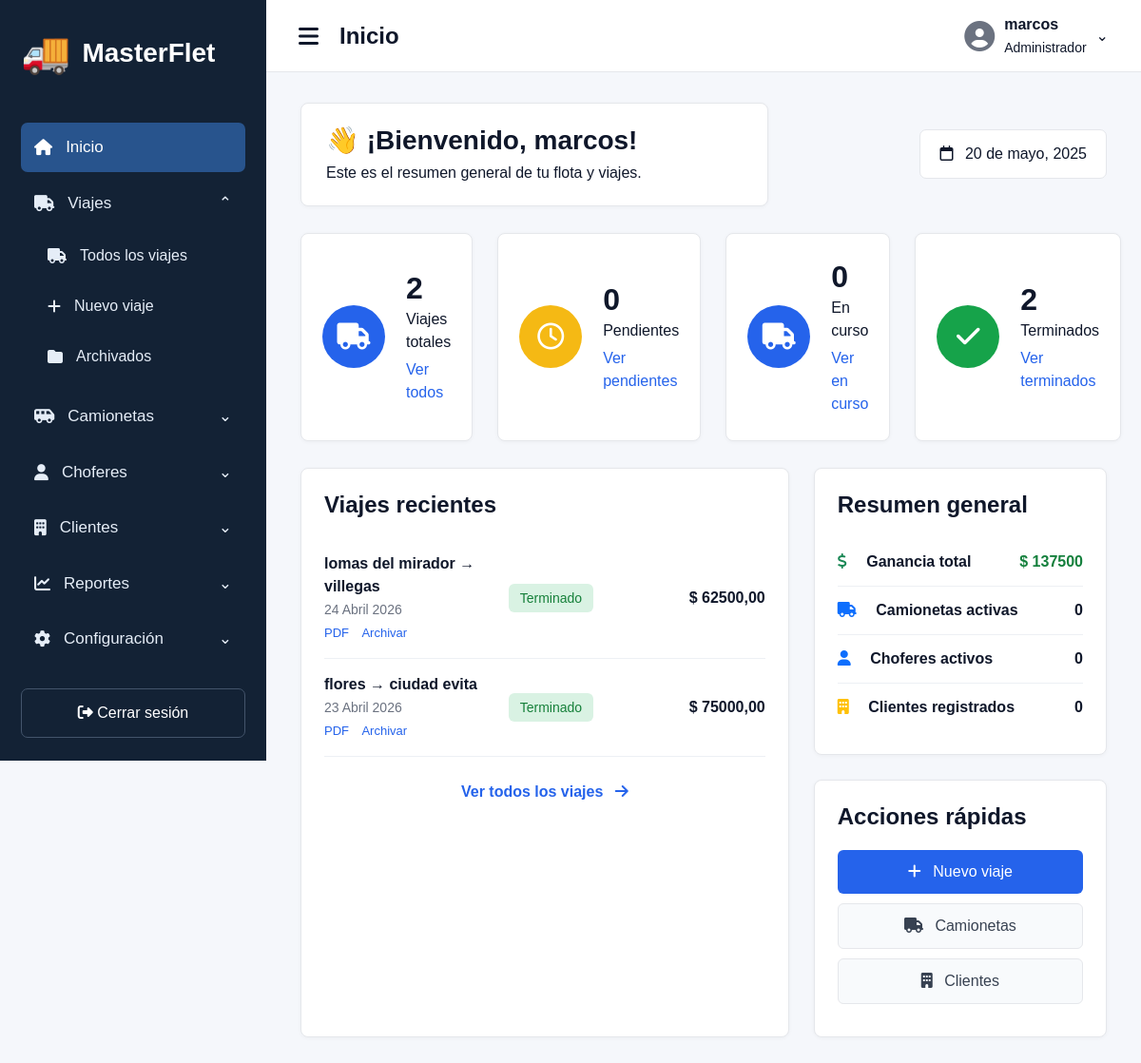
Before: / with the older database file.
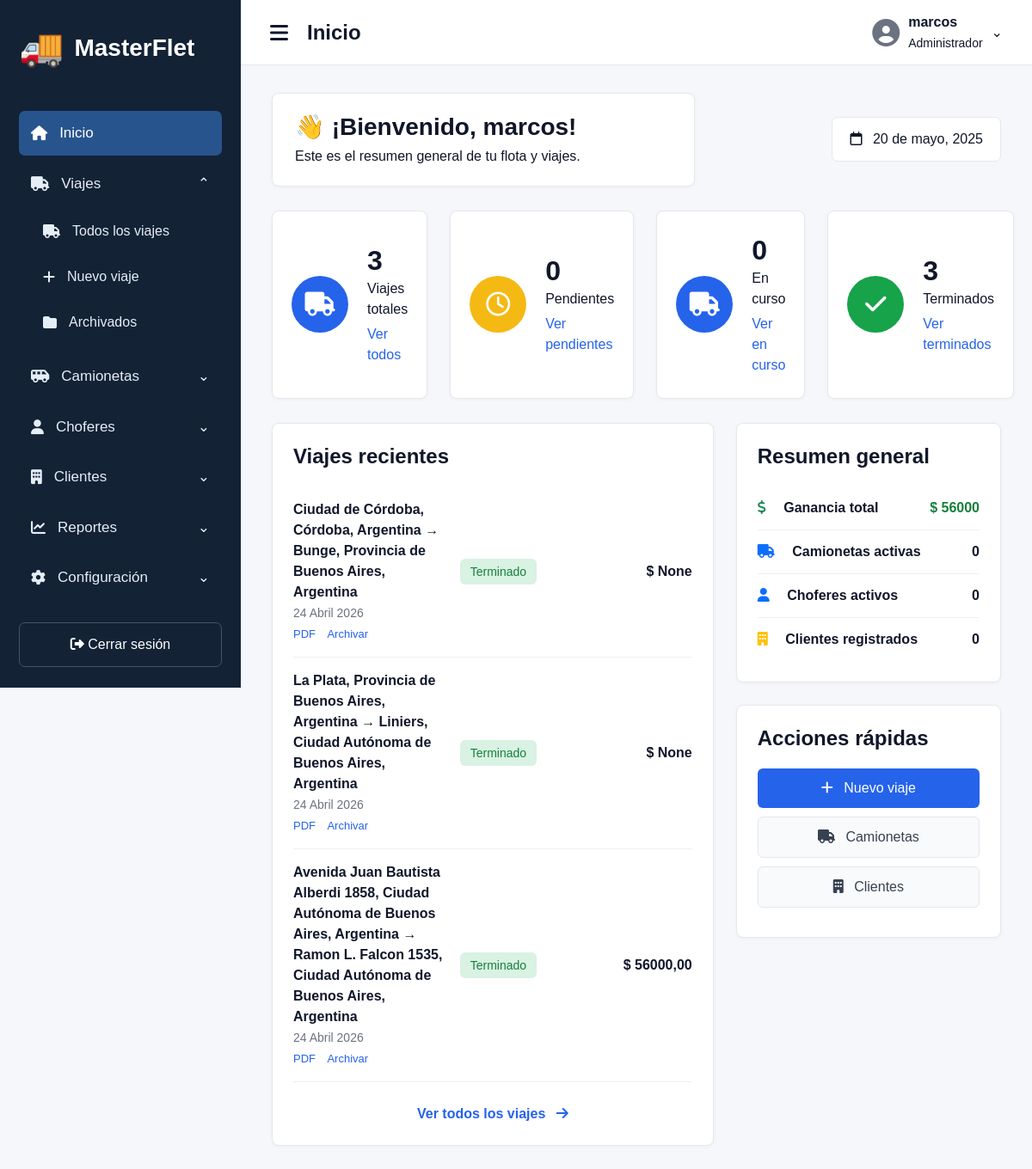
After: the same page with the newer database file.
### viajes/models.py (models this page shows, shortened)
class Viaje(models.Model):
    ESTADOS = [
        ('pendiente', 'Pendiente'),
        ('en_curso', 'En curso'),
        ('terminado', 'Terminado'),
        ('cancelado', 'Cancelado'),
    ]
    cliente = models.ForeignKey(Cliente, on_delete=models.CASCADE)
    origen = models.CharField(max_length=200)
    destino = models.CharField(max_length=200)
    fecha = models.DateField()
    hora = models.TimeField(null=True, blank=True)
    estado = models.CharField(max_length=20, choices=ESTADOS, default='pendiente')
    chofer = models.ForeignKey(Chofer, on_delete=models.SET_NULL, null=True, blank=True)
    camioneta = models.ForeignKey(Camioneta, on_delete=models.SET_NULL, null=True, blank=True)
    horas_trabajadas = models.PositiveIntegerField(null=True, blank=True)
    minutos_trabajados = models.PositiveIntegerField(null=True, blank=True)
    precio_total = models.DecimalField(max_digits=10, decimal_places=2, null=True, blank=True)
    observaciones = models.TextField(blank=True)
    activo = models.BooleanField(default=True)

### viajes/views.py (the view)
# urls.py: path('', inicio, name='inicio'),
def inicio(request):
    viajes = Viaje.objects.filter(activo=True)
    total_viajes = viajes.count()
    pendientes = viajes.filter(estado='pendiente')
    en_curso = viajes.filter(estado='en_curso')
    terminados = viajes.filter(estado='terminado')
    total_ganado = terminados.aggregate(
        total=Sum('precio_total')
    )['total'] or 0
    viajes_recientes = viajes.order_by('-fecha', '-hora')[:5]
    return render(request, 'inicio.html', {
        'viajes_recientes': viajes_recientes,
        'total_viajes': total_viajes,
        'pendientes': pendientes,
        'en_curso': en_curso,
        'terminados': terminados,
        'total_ganado': total_ganado,
    })

### viajes/templates/inicio.html (shortened to what this page needs)
<!DOCTYPE html>
<html lang="es">
<head>
    <link href="https://cdn.jsdelivr.net/npm/bootstrap@5.3.3/dist/css/bootstrap.min.css" rel="stylesheet">
    <link href="https://cdnjs.cloudflare.com/ajax/libs/font-awesome/6.5.1/css/all.min.css" rel="stylesheet">
</head>
<body>
<div class="sidebar" id="sidebar">
    <div class="logo">
        <span>🚚</span>
        <span>MasterFlet</span>
    </div>
    <div class="menu">
        <a href="/" class="active">
            <i class="fa-solid fa-house"></i> Inicio
        </a>
        <a href="/viajes/">
            <i class="fa-solid fa-truck"></i> Viajes <span class="ms-auto">⌃</span>
        </a>
        <div class="submenu">
            <a href="/viajes/">
                <i class="fa-solid fa-truck"></i> Todos los viajes
            </a>
            <a href="/crear/">
                <i class="fa-solid fa-plus"></i> Nuevo viaje
            </a>
            <a href="/archivados/">
                <i class="fa-solid fa-folder"></i> Archivados
            </a>
        </div>
        <a href="/admin/viajes/camioneta/">
            <i class="fa-solid fa-van-shuttle"></i> Camionetas <span class="ms-auto">⌄</span>
        </a>
        <a href="/admin/viajes/chofer/">
            <i class="fa-solid fa-user"></i> Choferes <span class="ms-auto">⌄</span>
        </a>
        <a href="/admin/viajes/cliente/">
            <i class="fa-solid fa-building"></i> Clientes <span class="ms-auto">⌄</span>
        </a>
        <a href="/reportes/">
            <i class="fa-solid fa-chart-line"></i> Reportes <span class="ms-auto">⌄</span>
        </a>
        <a href="/admin/">
            <i class="fa-solid fa-gear"></i> Configuración <span class="ms-auto">⌄</span>
        </a>
    </div>
    <a href="/logout/" class="logout">
        <i class="fa-solid fa-right-from-bracket"></i> Cerrar sesión
    </a>
</div>
<div class="main" id="main">
    <div class="topbar">
        <div class="top-left">
            <i class="fa-solid fa-bars menu-toggle" id="toggleSidebar"></i>
            <span>Inicio</span>
        </div>
        <div class="user">
            <i class="fa-solid fa-circle-user"></i>
            <div>
                <strong>marcos</strong><br>
                <small>Administrador</small>
            </div>
            <span>⌄</span>
        </div>
    </div>
    <div class="content">
        <div class="welcome-row">
            <div class="welcome">
                <h3>👋 ¡Bienvenido, marcos!</h3>
                <p class="mb-0">Este es el resumen general de tu flota y viajes.</p>
            </div>
            <div class="date">
                <i class="fa-regular fa-calendar me-2"></i> 20 de mayo, 2025
            </div>
        </div>
        <div class="stats">
            <div class="stat">
                <div class="circle blue"><i class="fa-solid fa-truck"></i></div>
                <div>
                    <h2>{{ total_viajes }}</h2>
                    <p>Viajes totales</p>
                    <a href="/viajes/">Ver todos</a>
                </div>
            </div>
            <div class="stat">
                <div class="circle yellow"><i class="fa-regular fa-clock"></i></div>
                <div>
                    <h2>{{ pendientes.count }}</h2>
                    <p>Pendientes</p>
                    <a href="/viajes/">Ver pendientes</a>
                </div>
            </div>
            <div class="stat">
                <div class="circle blue"><i class="fa-solid fa-truck"></i></div>
                <div>
                    <h2>{{ en_curso.count }}</h2>
                    <p>En curso</p>
                    <a href="/viajes/">Ver en curso</a>
                </div>
            </div>
            <div class="stat">
                <div class="circle green"><i class="fa-solid fa-check"></i></div>
                <div>
                    <h2>{{ terminados.count }}</h2>
                    <p>Terminados</p>
                    <a href="/viajes/">Ver terminados</a>
                </div>
            </div>
        </div>
        <div class="grid">
            <div class="panel">
                <h4>Viajes recientes</h4>
                {% for viaje in viajes_recientes %}
                <div class="viaje">
                    <div>
                        <strong>{{ viaje.origen }} → {{ viaje.destino }}</strong><br>
                        <small>{{ viaje.fecha }}</small>
                        <div class="acciones-mini">
                            <a href="/comprobante/{{ viaje.id }}/">PDF</a>
                            <a href="/archivar/{{ viaje.id }}/">Archivar</a>
                        </div>
                    </div>
                    <div>
                        {% if viaje.estado == 'terminado' %}
                            <span class="estado terminado">Terminado</span>
                        {% elif viaje.estado == 'en_curso' %}
                            <span class="estado curso">En curso</span>
                        {% else %}
                            <span class="estado pendiente">Pendiente</span>
                        {% endif %}
                    </div>
                    <div class="precio">$ {{ viaje.precio_total }}</div>
                </div>
                {% empty %}
                    <p>No hay viajes cargados.</p>
                {% endfor %}
                <a href="/viajes/" class="ver-todos">
                    Ver todos los viajes <i class="fa-solid fa-arrow-right ms-2"></i>
                </a>
            </div>
            <div>
                <div class="panel">
                    <h4>Resumen general</h4>
                    <div class="resumen-item">
                        <span><i class="fa-solid fa-dollar-sign text-success me-3"></i> Ganancia total</span>
                        <strong class="money">$ {{ total_ganado }}</strong>
                    </div>
                    <div class="resumen-item">
                        <span><i class="fa-solid fa-truck text-primary me-3"></i> Camionetas activas</span>
                        <strong>{{ camionetas_activas|default:0 }}</strong>
                    </div>
                    <div class="resumen-item">
                        <span><i class="fa-solid fa-user text-primary me-3"></i> Choferes activos</span>
                        <strong>{{ choferes_activos|default:0 }}</strong>
                    </div>
                    <div class="resumen-item">
                        <span><i class="fa-solid fa-building text-warning me-3"></i> Clientes registrados</span>
                        <strong>{{ clientes_registrados|default:0 }}</strong>
                    </div>
                </div>
                <div class="panel acciones">
                    <h4>Acciones rápidas</h4>
                    <a href="/crear/" class="btn-azul">
                        <i class="fa-solid fa-plus me-2"></i> Nuevo viaje
                    </a>
                    <a href="/admin/viajes/camioneta/" class="btn-claro">
                        <i class="fa-solid fa-truck me-2"></i> Camionetas
                    </a>
                    <a href="/admin/viajes/cliente/" class="btn-claro">
                        <i class="fa-solid fa-building me-2"></i> Clientes
                    </a>
                </div>
            </div>
        </div>
    </div>
</div>
</body>
</html>

### viajes/templates/inicio.html (style rules this page uses)
body { margin:0;background:#f5f7fb;font-family:Arial,sans-serif;color:#0f172a }
.sidebar { width:280px;height:100vh;background:#132235;color:white; position:fixed;left:0;top:0;padding:24px 22px; transition:.3s;overflow:hidden;z-index:1000 }
.logo { display:flex;align-items:center;gap:12px; font-size:28px;font-weight:bold;margin-bottom:42px;white-space:nowrap }
.logo span:first-child { font-size:42px }
.menu a { display:flex;align-items:center;gap:14px;color:#e5edf7; text-decoration:none;padding:13px 14px;border-radius:7px; margin-bottom:7px;font-size:17px;white-space:nowrap }
.menu a:hover,.menu a.active { background:#28548d;color:white }
.submenu { margin-left:14px;margin-bottom:14px }
.submenu a { font-size:16px;padding:11px 14px }
.logout { position:absolute;bottom:24px;left:22px;right:22px; border:1px solid #43546b;color:white;text-decoration:none; padding:13px;border-radius:7px;text-align:center;white-space:nowrap }
.main { margin-left:280px;min-height:100vh;transition:.3s }
.topbar { height:76px;background:white;border-bottom:1px solid #e5e7eb; display:flex;justify-content:space-between;align-items:center; padding:0 34px }
.top-left { display:flex;align-items:center;gap:22px;font-size:24px;font-weight:bold }
.menu-toggle { cursor:pointer;font-size:24px }
.user { display:flex;align-items:center;gap:10px }
.user i { font-size:32px;color:#6b7280 }
.content { padding:32px 36px }
.welcome-row { display:flex;justify-content:space-between;align-items:center;margin-bottom:28px }
.welcome { background:white;border:1px solid #e5e7eb;border-radius:8px; padding:22px 26px;width:58%; box-shadow:0 1px 4px rgba(0,0,0,.04) }
.welcome h3 { font-weight:bold;margin-bottom:5px }
.date { background:white;border:1px solid #e5e7eb; border-radius:7px;padding:13px 20px }
.stats { display:grid;grid-template-columns:repeat(4,1fr); gap:26px;margin-bottom:28px }
.stat { background:white;border:1px solid #e5e7eb;border-radius:8px; padding:26px 22px;display:flex;align-items:center; gap:22px;min-height:135px; box-shadow:0 1px 4px rgba(0,0,0,.04) }
.circle { width:66px;height:66px;border-radius:50%; display:flex;align-items:center;justify-content:center; font-size:28px;color:white;flex-shrink:0 }
.blue { background:#2563eb }
.yellow { background:#f5b914 }
.green { background:#16a34a }
.stat h2 { margin:0;font-weight:bold }
.stat p { margin:2px 0 5px }
.stat a { text-decoration:none;color:#2563eb;font-weight:500 }
.grid { display:grid;grid-template-columns:2fr 1.2fr;gap:26px }
.panel { background:white;border:1px solid #e5e7eb;border-radius:8px; padding:24px;box-shadow:0 1px 4px rgba(0,0,0,.04) }
.panel h4 { font-weight:bold;margin-bottom:20px }
.viaje { display:grid;grid-template-columns:1fr 120px 130px; align-items:center;gap:20px;padding:15px 0; border-bottom:1px solid #edf0f4 }
.viaje strong { font-weight:bold }
.viaje small { color:#6b7280 }
.estado { padding:7px 12px;border-radius:6px; font-size:14px;text-align:center }
.terminado { background:#d9f2e3;color:#16803a }
.precio { text-align:right;font-weight:bold }
.acciones-mini a { font-size:13px;margin-right:9px; text-decoration:none;color:#2563eb }
.ver-todos { display:block;text-align:center;margin-top:25px; color:#2563eb;text-decoration:none;font-weight:bold }
.resumen-item { display:flex;justify-content:space-between;align-items:center; padding:13px 0;border-bottom:1px solid #edf0f4;font-weight:600 }
.resumen-item:last-child { border-bottom:none }
.money { color:#15803d }
.acciones { margin-top:26px }
.acciones a { display:block;width:100%;margin-bottom:10px;padding:11px; border-radius:6px;text-align:center;text-decoration:none }
.btn-azul { background:#2563eb;color:white }
.btn-claro { background:#f8fafc;border:1px solid #e5e7eb;color:#374151 }

Changed rows visible on the page:
removed Viaje: origen "lomas del mirador", destino "villegas", fecha "24 Abril 2026", estado "Terminado", precio_total "62500,00"
removed Viaje: origen "flores", destino "ciudad evita", fecha "23 Abril 2026", estado "Terminado", precio_total "75000,00"
added Viaje: origen "Ciudad de Córdoba, Córdoba, Argentina", destino "Bunge, Provincia de Buenos Aires, Argentina", fecha "24 Abril 2026", estado "Terminado", precio_total "None"
added Viaje: origen "La Plata, Provincia de Buenos Aires, Argentina", destino "Liniers, Ciudad Autónoma de Buenos Aires, Argentina", fecha "24 Abril 2026", estado "Terminado", precio_total "None"
added Viaje: origen "Avenida Juan Bautista Alberdi 1858, Ciudad Autónoma de Buenos Aires, Argentina", destino "Ramon L. Falcon 1535, Ciudad Autónoma de Buenos Aires, Argentina", fecha "24 Abril 2026", estado "Terminado", precio_total "56000,00"
Other visible differences:
{{ total_viajes }}: "2" → "3"
{{ terminados.count }}: "2" → "3"
{{ total_ganado }}: "137500" → "56000"
